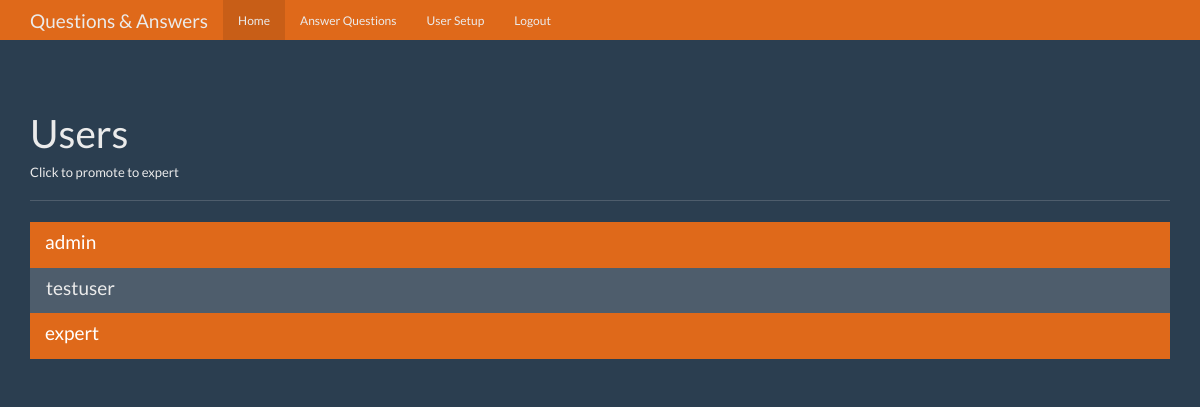
Before: /users (signed in) with the older database file.
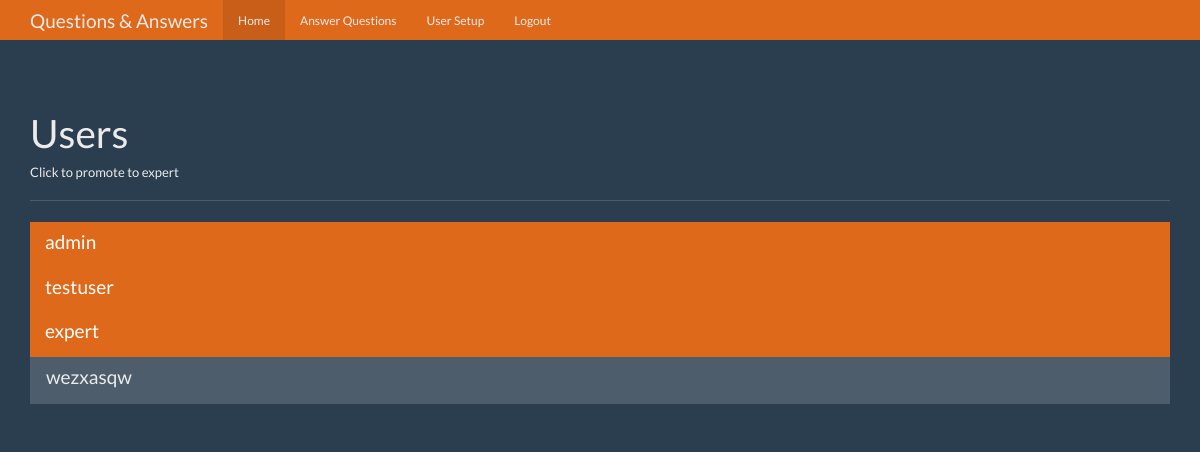
After: the same page with the newer database file.
### tables this page shows
CREATE TABLE users
(
    id       integer primary key autoincrement,
    name     text    not null,
    password text    not null,
    expert   boolean not null,
    admin    boolean not null
);

### app.py (the view)
@app.route('/users')
def users():
    user = get_current_user()
    if not user:
        return redirect(url_for('login'))
    if not user['admin']:
        return redirect(url_for('home'))
    db = database.get_db()
    users_cur = db.execute('select id, name, expert, admin from users')
    users_list = users_cur.fetchall()
    return render_template('pages/users.html', head_title='Users', user=user, users_list=users_list)

### app.py (called while the page is built)
def get_current_user():
    user_result = None
    if 'user' in session:
        user = session['user']
        db = database.get_db()
        user_cur = db.execute('select * from users where name = ?', [user])
        user_result = user_cur.fetchone()
    return user_result

### database.py (called while the page is built)
def connect_db():
    conn = sqlite3.connect(settings.SQLITE_DB_PATH)
    conn.row_factory = DbRow
    return conn

def get_db():
    if not hasattr(g, 'sqlite_db'):
        g.sqlite_db = connect_db()
    return g.sqlite_db

### templates/pages/users.html
{% extends 'base.html' %}
{% block content %}
    <div class="container theme-showcase" role="main">
      <div class="page-header">
        <h1>Users</h1>
        <h6>Click to promote to expert</h6>
      </div>
      <div class="row">
        <div class="col-lg-12">
          <div class="list-group">
            {% for user_from_list in users_list %}
            <a href="{{ url_for('promote', user_id=user_from_list['id']) }}" class="list-group-item {% if user_from_list['expert'] %} active {% endif %}">
              <h4 class="list-group-item-heading">{{ user_from_list.name }}</h4>
            </a>
            {% endfor %}
          </div>
        </div>
      </div>
    </div>
{% endblock %}

Changed rows visible on the page:
changed users "testuser": expert False → True (drawn)
added users: name "wezxasqw", expert False (drawn)
